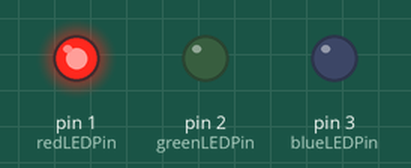
Simulated run of this sketch. Board: Arduino Uno, built with avr-gcc and run on an emulated ATmega328P. On the bench: output pins drawn as LEDs (lit = HIGH).

Above: at 0.5 s.
At 1.5 s:
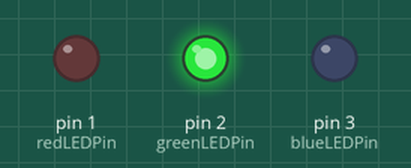
At 5.5 s:
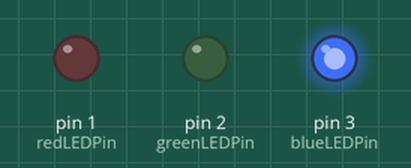
Timing chart, 0 to 6.9 s (numbered marks = the images above):
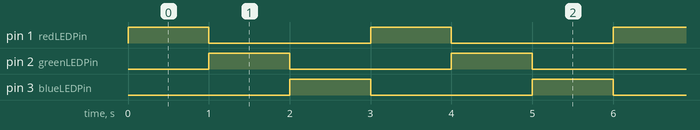

The sketch:

blinkTutorial.ino
```cpp
int redLEDPin = 1;
int greenLEDPin = 2;
int blueLEDPin = 3;

void setup(){
  // Initial configuration
  pinMode(redLEDPin, OUTPUT);
  pinMode(greenLEDPin, OUTPUT);
  pinMode(blueLEDPin, OUTPUT);
}

void loop(){
  // Main loop
  digitalWrite(redLEDPin, HIGH);
  digitalWrite(greenLEDPin, LOW);
  digitalWrite(blueLEDPin, LOW);

  setLights(true, false, false);

  delay(1000);

  setLights(false, true, false);

  digitalWrite(redLEDPin, LOW);
  digitalWrite(greenLEDPin, HIGH);
  digitalWrite(blueLEDPin, LOW);

  delay(1000);

  setLights(false, false, true);

  digitalWrite(redLEDPin, LOW);
  digitalWrite(greenLEDPin, LOW);
  digitalWrite(blueLEDPin, HIGH);

  delay(1000);
}

void setLights(boolean red, boolean green, boolean blue){
 digitalWrite(redLEDPin, red);
 digitalWrite(greenLEDPin, green);
 digitalWrite(blueLEDPin, blue);
}
```

Measured:
- by itself, pin 1 (redLEDPin), pin 2 (greenLEDPin), pin 3 (blueLEDPin): alternates HIGH for 1.0 s and LOW for 2.0 s
- by itself, everything shown: repeats every 3.0 s, in 3 steps
